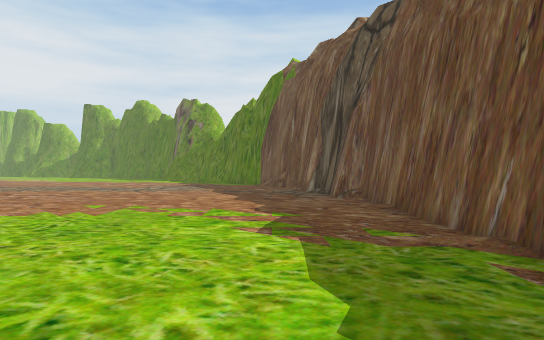
[1] (above)

18 first-person views from a walk through a Unity game level. The camera is 1.3 m above the floor, looks level and sees 75° across. The floor is counted in squares, 2 m on a side. Each view is taken from the middle of a square. On the plan, view 1 faces up. The plan holds only what a view shows up to about 10 squares ahead; the rest is blank. The place goes on beyond the plan. The player character is not drawn. Some animated figures are not drawn.

[2]
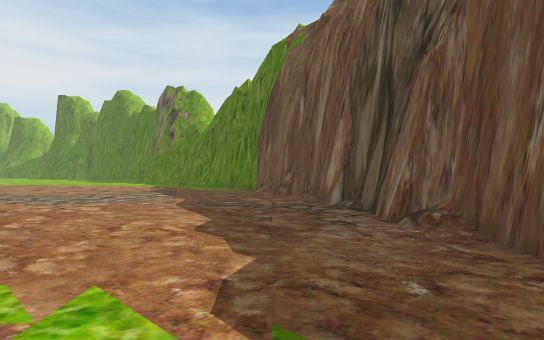

[3]
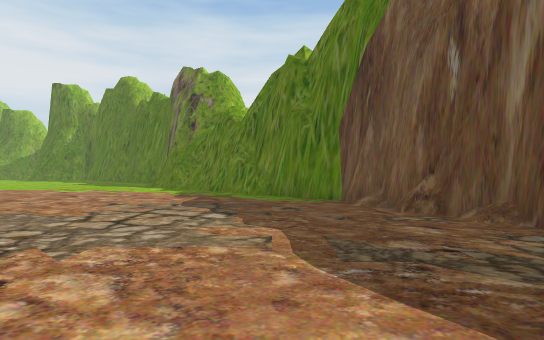

[4]
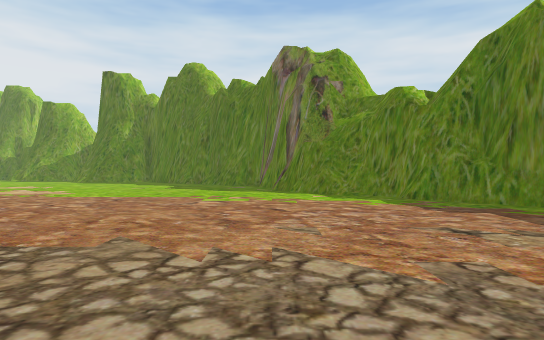

[5]
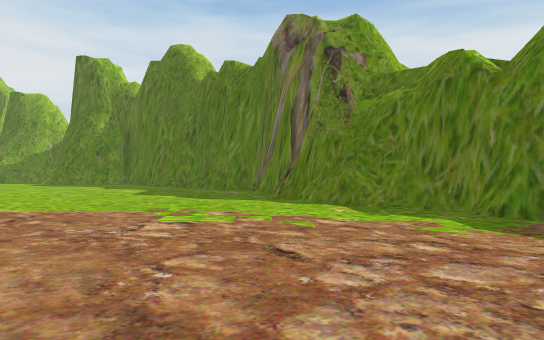

[6]
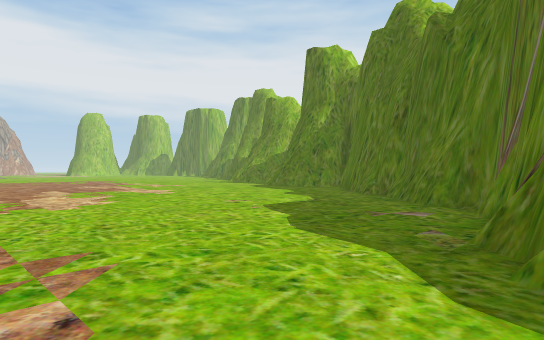

[7]
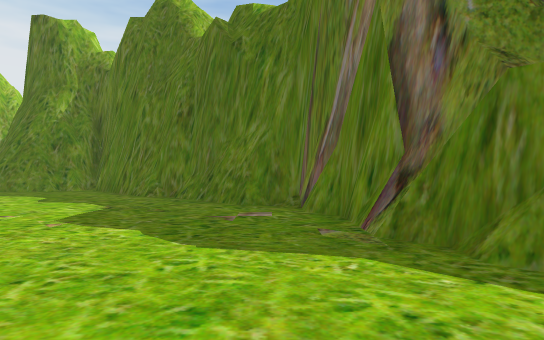

[8]
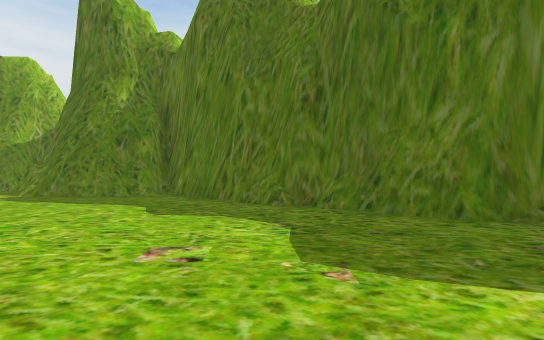

[9]
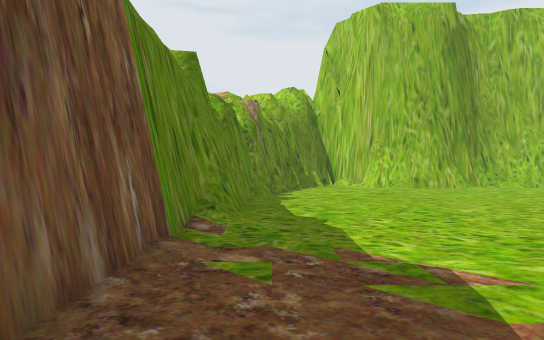

[10]
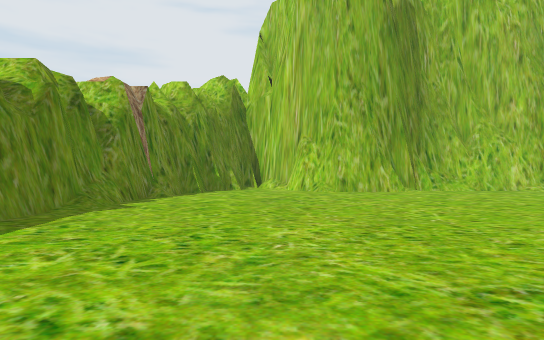

[11]
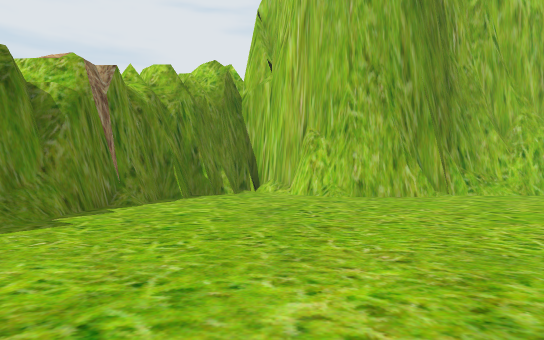

[12]
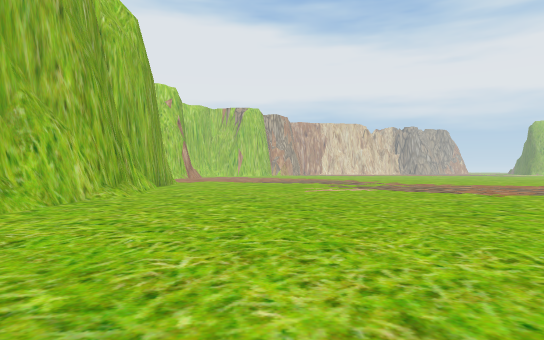

[13]
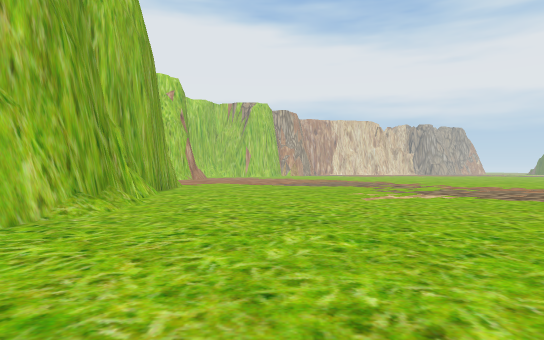

[14]
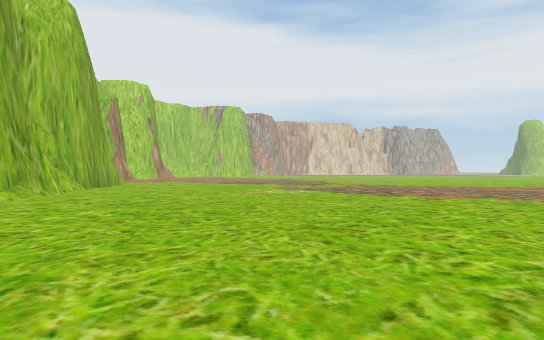

[15]
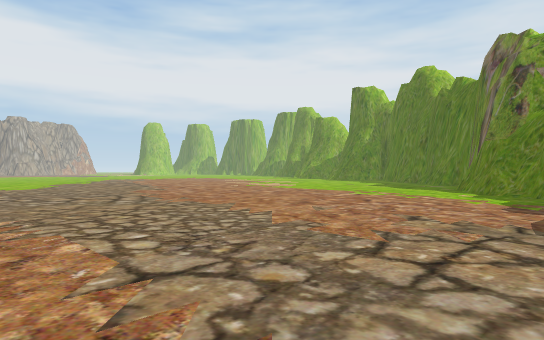

[16]
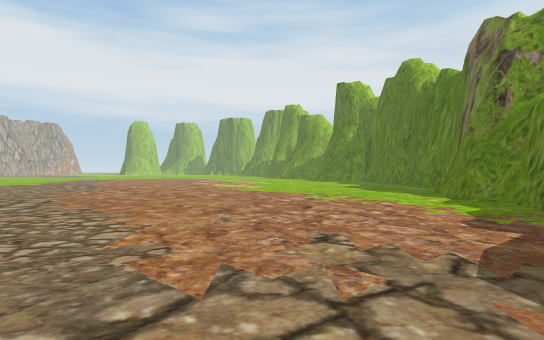

[17]
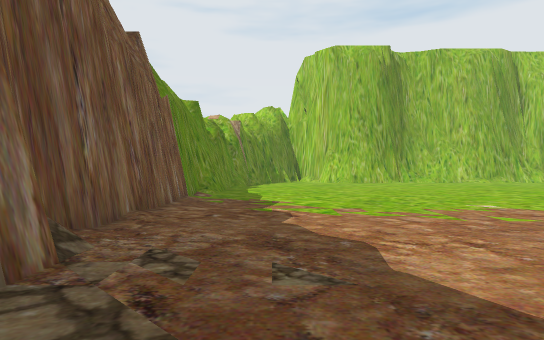

[18]
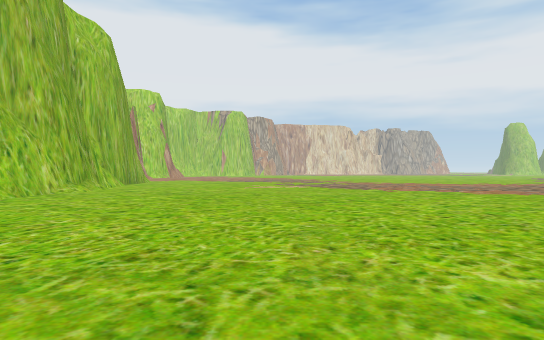

### Floor plan
Key: @ floor where view 1 was taken; # wall or solid block; . floor.
Columns run from 15 left of view 1 to 2 right of it. Each row starts with its distance up from view 1.
 31 ###
 30 ####
 29 ...##
 28 ....##
 27 .....##
 26 ......###
 25  .......#
 24 ........#
 23 ........##
 22 .........#
 21 .........###
 20 ...........#
 19   .........##
 18    .........##
 17    ..........##
 16   ............##
 15  ..............#
 14  ..............##
 13  ...............#
 12  ...............#
 11   ..............##
 10         .........#
  9         .........#
  8          ........#
  7           .......#
  6   .. ..   .......#
  5   ......  .......#
  4   ...............#
  3 .................#
  2 .................#
  1 .................#
  0 ...............@.#
 -1 .................#
 -2 .................#
 -3 .................#
 -4 ................##
 -5 ................#
 -6 ................#
 -7 .############..##
 -8 ##    ###   #.##

Where each view was taken, in squares from view 1:
view 1: 0 up, 0 right, facing up
view 2: 4 up, 0 right, facing up
view 3: 8 up, 2 left, facing up
view 4: 11 up, 7 left, facing up
view 5: 14 up, 7 left, facing up
view 6: 19 up, 6 left, facing up-left
view 7: 19 up, 8 left, facing up
view 8: 21 up, 11 left, facing up
view 9: 6 up, 1 right, facing down
view 10: 4 up, 2 left, facing down
view 11: 2 up, 2 left, facing down
view 12: 3 down, 2 left, facing left
view 13: 4 down, 5 left, facing left
view 14: 1 down, 3 left, facing left
view 15: 10 up, 3 left, facing up-left
view 16: 12 up, 3 left, facing up-left
view 17: 11 up, 0 right, facing down
view 18: 1 down, 0 right, facing left
